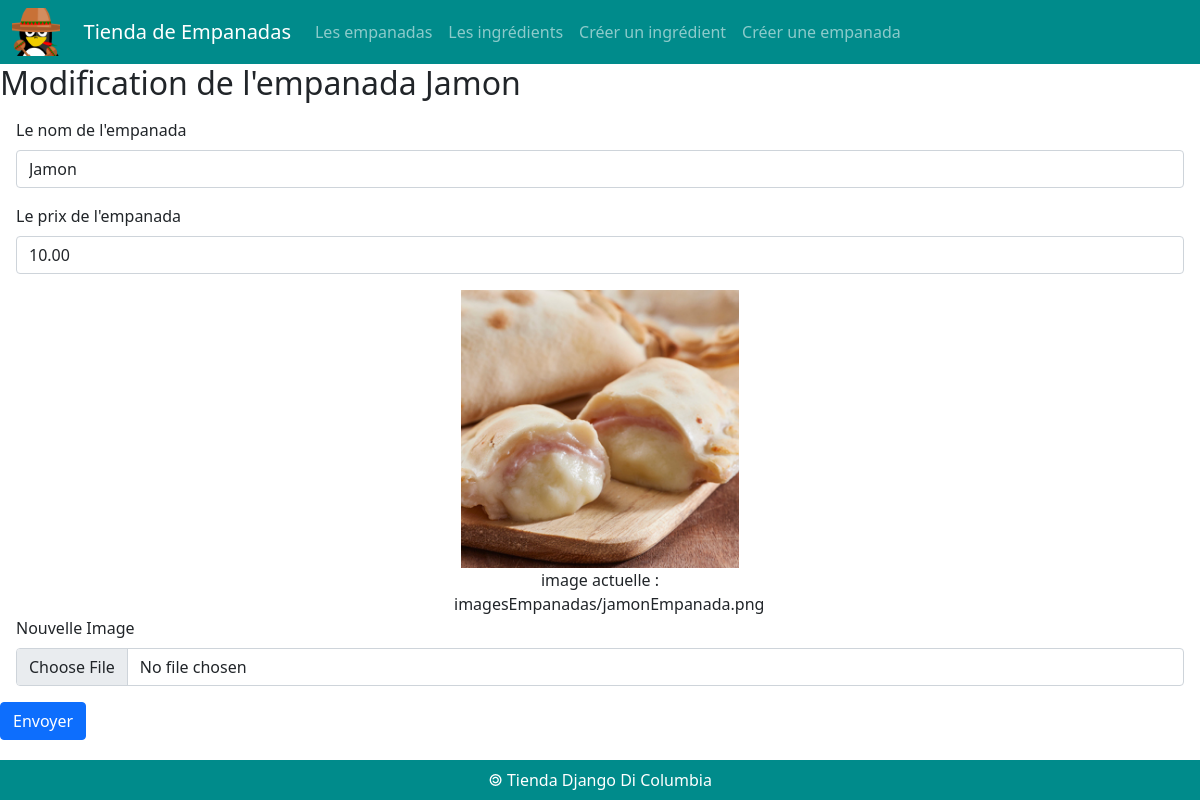
The app's page /empanada/2/update/, older data.
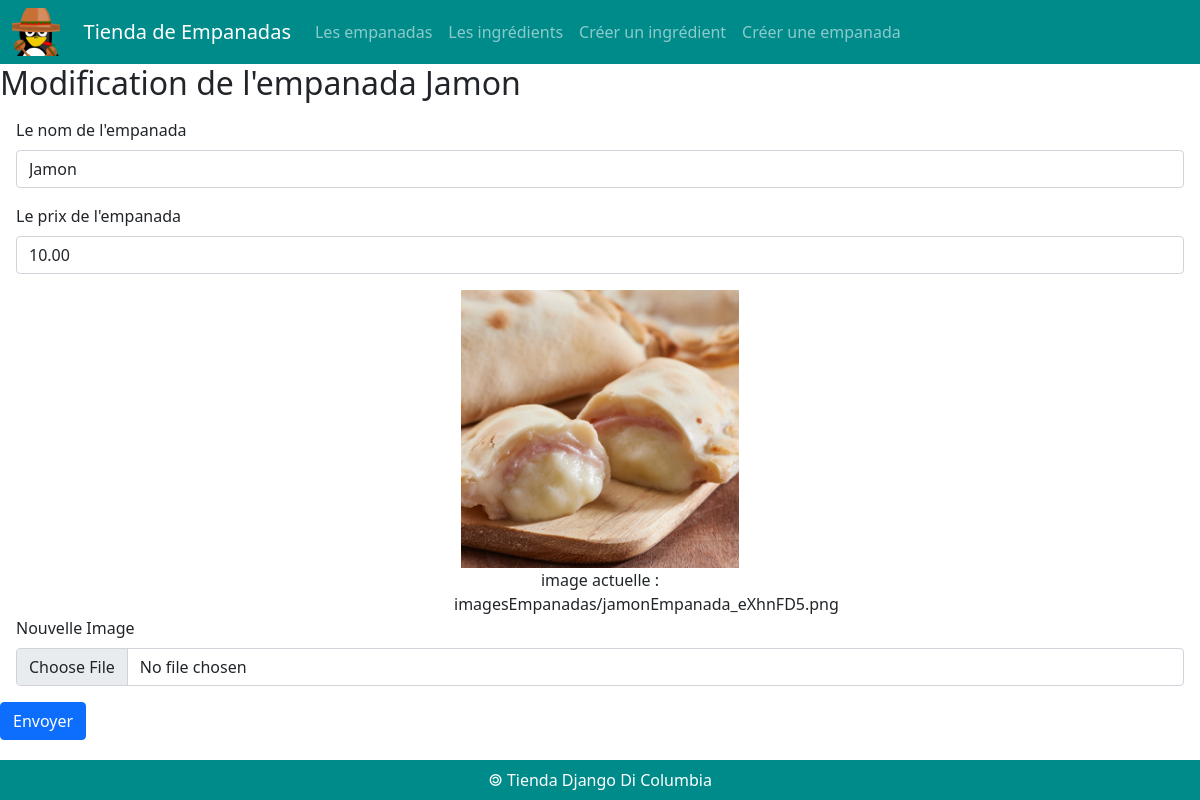
The same page, newer data.
### empanadas/models.py (models this page shows, shortened)
class Empanada(models.Model) :
    idEmpanada = models.AutoField(primary_key = True)
    nomEmpanada = models.CharField(max_length = 50)
    prix = models.DecimalField(max_digits = 6, decimal_places = 2)
    image = models.ImageField(default = 'imagesEmpanadas/default.png', upload_to = 'imagesEmpanadas/')

### empanadas/views.py (the view)
# urls.py: path('empanada/<int:empanada_id>/update/', views.afficherFormulaireModificationEmpanada),
def afficherFormulaireModificationEmpanada(request, empanada_id) :
    emp = Empanada.objects.get(idEmpanada = empanada_id)
    return render(
        request,
        'empanadas/formulaireModificationEmpanada.html',
        { 'empanada' : emp }
    )

### empanadas/templates/empanadas/formulaireModificationEmpanada.html (shortened to what this page needs)
{% extends 'empanadas/base.html' %}
{% block main %}
<h2>Modification de l'empanada {{empanada.nomEmpanada}}</h2>
<form action="/empanada/{{empanada.idEmpanada}}/updated/" method="post" enctype="multipart/form-data">
    <div class="m-3">
        <label for="id_nomEmpanada" class="form-label">
            Le nom de l'empanada
        </label>
        <input id="id_nomEmpanada" name="nomEmpanada" value="{{empanada.nomEmpanada}}" type="text" maxlength="50" required class="form-control"/>
    </div>
    <div class="m-3">
        <label for="id_prix" class="form-label">
            Le prix de l'empanada
        </label>
        <input id="id_prix" name="prix" value="{{empanada.prix}}" type="number" step=".01" maxlength="50" required class="form-control"/>
    </div>
    <div class="m-3">
        <figure class="w-25 text-center m-auto">
            <img src="{{MEDIA_URL}}{{empanada.image}}" class="image-fluid" style="width: 95%;"/>
            <figcaption>image actuelle : {{empanada.image}} </figcaption>
        </figure>
        <label for="id_image" class="form-label">
            Nouvelle Image
        </label>
        <input id="id_image" name="image" type="file" accept="image/*" class="form-control"/>
    </div>
    <button type="submit" class="btn btn-primary">
        Envoyer
    </button>
</form>
{% endblock %}

Row changes from the older to the newer data that the page shows:
changed Empanada "Jamon": image "imagesEmpanadas/jamonEmpanada.png" → "imagesEmpanadas/jamonEmpanada_eXhnFD5.png"
